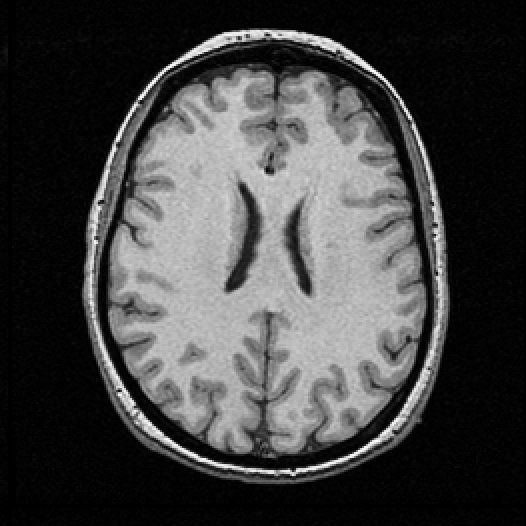
#> input picture TP3_Segmentation/cerveau.tif, 526 x 526 px
$ python kmeans1.py
#> lines starting #> are read from the running program, lines starting #| are printed output that depends on the picture
#!/usr/bin/env python2
# -*- coding: utf-8 -*-

# Authors: Robert Layton <robertlayton@gmail.com>
#          Olivier Grisel <olivier.grisel@ensta.org>
#          Mathieu Blondel <mathieu@mblondel.org>
#

import numpy as np
import matplotlib.pyplot as plt
from sklearn.cluster import KMeans
from sklearn.metrics import pairwise_distances_argmin
from sklearn.datasets import load_sample_image
from sklearn.utils import shuffle
from time import time
from skimage.io import imread

kernel_size = 4
kernel = np.ones((kernel_size, kernel_size), dtype=np.float32) / (kernel_size * kernel_size)

def filtre_lineaire(im,mask):
    """ renvoie la convolution de l'image avec le mask. Le calcul se fait en
utilisant la transformee de Fourier et est donc circulaire.  Fonctionne seulement pour
les images en niveau de gris.
"""
    fft2=np.fft.fft2
    ifft2=np.fft.ifft2
    (y,x)=im.shape
    (ym,xm)=mask.shape
    mm=np.zeros((y,x))
    mm[:ym,:xm]=mask
    fout=(fft2(im)*fft2(mm))
    # on fait une translation pour ne pas avoir de decalage de l'image
    # pour un mask de taille impair ce sera parfait, sinon, il y a toujours un decalage de 1/2
    mm[:ym,:xm]=0
    y2=int(np.round(ym/2-0.5))
    x2=int(np.round(xm/2-0.5))
    mm[y2,x2]=1
    out=np.real(ifft2(fout*np.conj(fft2(mm))))
    return out


n_class = 3

ima=imread('cerveau.tif')
#> ima is the input picture: shape (526, 526); min 0, max 255, mean 66.3
# Convert to floats instead of the default 8 bits integer coding. Dividing by
# 255 is important so that plt.imshow behaves works well on float data (need to
# be in the range [0-1])
ima = np.array(ima, dtype=np.float64) / 255
# Load Image and transform to a 2D numpy array.
w, h = original_shape = tuple(ima.shape)
#> w = 526; h = 526; original_shape = (526, 526)
d = 1
image_array = np.reshape(ima, (w * h, d))

print("Fitting model on a small sub-sample of the data")
t0 = time()
image_array_sample = shuffle(image_array, random_state=0)[:1000]
#> image_array_sample = 1000 values, max 0.988 at index 619, min 0 at index 7, mean 0.249
kmeans = KMeans(n_clusters=n_class, random_state=3).fit(image_array_sample)
print("done in %0.3fs." % (time() - t0))

# Get labels for all points
print("Predicting color indices on the full image (k-means)")
t0 = time()
labels = kmeans.predict(image_array)
print("done in %0.3fs." % (time() - t0))

def recreate_image(codebook, labels, w, h):
    """Recreate the (compressed) image from the code book & labels"""
#> called with codebook = array of shape (3, 1), labels = array of shape (276676,), w = 526, h = 526
    image = np.zeros((w, h))
    label_idx = 0
    for i in range(w):
        for j in range(h):
            image[i][j] = codebook[labels[label_idx]]
            label_idx += 1
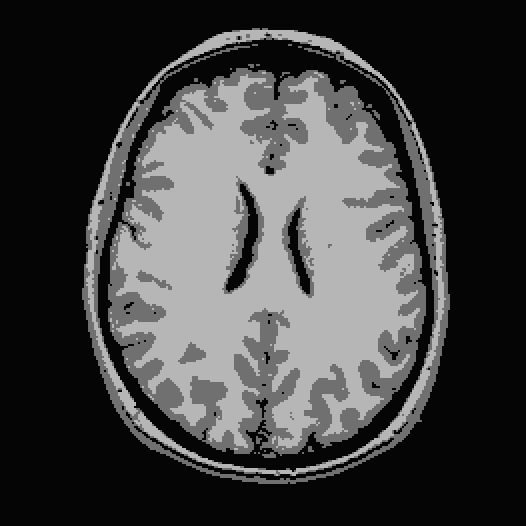
#> image: shape (526, 526) float64; min 0.0202, max 0.715, mean 0.259
#> after the loop, label_idx = 276676
    return image

# Display all results, alongside original image
plt.figure(1)
plt.clf()
plt.axis('off')
plt.title('Original image')
plt.imshow(ima,cmap='gray')

plt.figure(2)
plt.clf()
plt.axis('off')
plt.title('Quantized image with KMeans')
plt.imshow(recreate_image(kmeans.cluster_centers_, labels, w, h),cmap='gray')
plt.show()

$ run again, with TP3_Segmentation/brain.tif copied over TP3_Segmentation/cerveau.tif
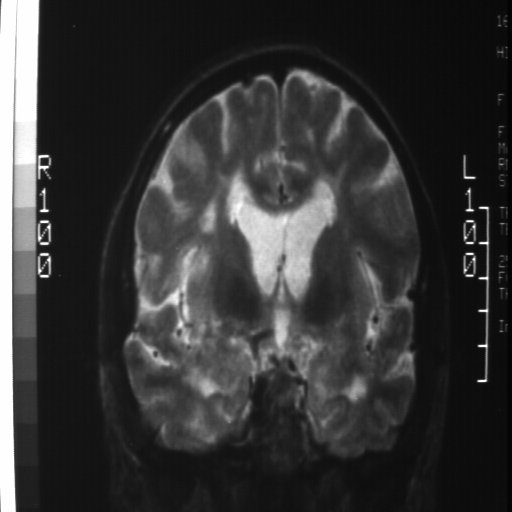
#> input picture TP3_Segmentation/brain.tif, 512 x 512 px
#> ima is the input picture: shape (512, 512); min 1, max 254, mean 53.8
#> image_array_sample = 1000 values, max 0.996 at index 0, min 0.0118 at index 140, mean 0.216
#> after the loop in recreate_image, `for i in range(w):`:
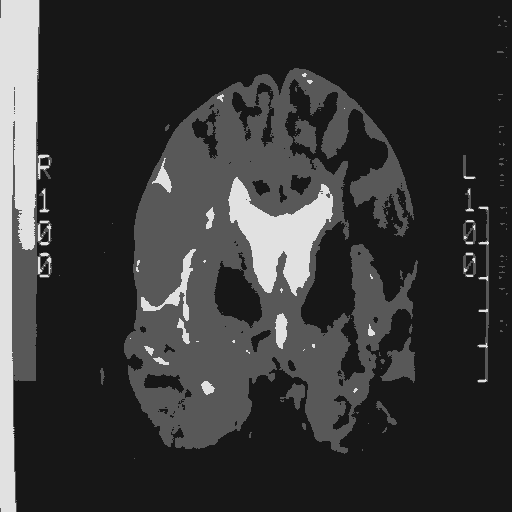
#> image: shape (512, 512) float64; min 0.093, max 0.884, mean 0.216
#> after the loop in recreate_image, `for i in range(w):`: label_idx = 262144
